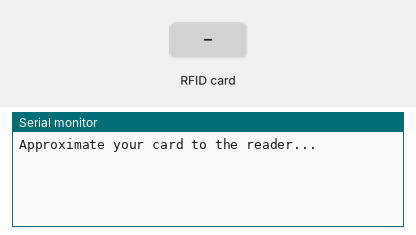
Simulated run of this sketch. Board: Arduino Uno, built with avr-gcc and run on an emulated ATmega328P. Shown: the last lines printed to the serial monitor. Inputs (shaded band) come from the test bench.

Above: at 1.2 s.
1.3 s: RFID card 19 60 C1 98 held to the reader
At 2.5 s:
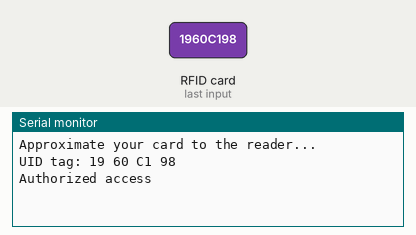
2.8 s: RFID card 5E 7A 19 C4 held to the reader
At 4.2 s:
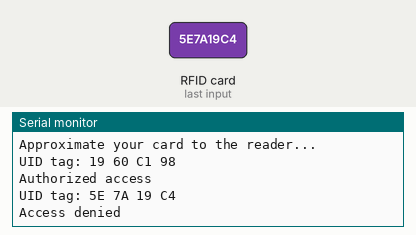

Measured:
- after the input at 1.3 s, the serial monitor: prints a new line at once (image 1)
- after the input at 2.8 s, the serial monitor: prints a new line at once (image 2)

The sketch:

RFID_validator_with_LED.ino
```cpp
/*
 *
 * All the resources for this project: https://randomnerdtutorials.com/
 * Modified by Rui Santos
 *
 * Created by FILIPEFLOP
 *
 */

#include <SPI.h>
#include <MFRC522.h>
#include <LiquidCrystal.h>

#define RST_PIN         9          // Configurable, see typical pin layout above
#define SS_PIN          10
MFRC522 mfrc522(SS_PIN, RST_PIN);   // Create MFRC522 instance.
//int leds = A2;
//int ledw = A3;
//int lede = A1;
int brightness = 0;
int fadeAmount = 5;


void setup()
{

  Serial.begin(115200);   // Initiate a serial communication
  SPI.begin();      // Initiate  SPI bus
  mfrc522.PCD_Init();   // Initiate MFRC522
  Serial.println("Approximate your card to the reader...");
  Serial.println();
  //pinMode(leds, OUTPUT);
  //pinMode(ledw, OUTPUT);
  //pinMode(lede, OUTPUT);
}
void loop()
{


  //analogWrite(ledw, brightness);
  brightness = brightness + fadeAmount;

  // reverse the direction of the fading at the ends of the fade:
  if (brightness <= 0 || brightness >= 255) {
    fadeAmount = -fadeAmount;
  }


  // Look for new cards
  if ( ! mfrc522.PICC_IsNewCardPresent())
  {
    return;
  }
  // Select one of the cards
  if ( ! mfrc522.PICC_ReadCardSerial())
  {
    return;
  }
  //Show UID on serial monitor

  Serial.print("UID tag:");
  String content= "";
  byte letter;
  for (byte i = 0; i < mfrc522.uid.size; i++)
  {
     Serial.print(mfrc522.uid.uidByte[i] < 0x10 ? " 0" : " ");
     Serial.print(mfrc522.uid.uidByte[i], HEX);

     content.concat(String(mfrc522.uid.uidByte[i] < 0x10 ? " 0" : " "));
     content.concat(String(mfrc522.uid.uidByte[i], HEX));
  }
  Serial.println();

  content.toUpperCase();
  if (content.substring(1) == "19 60 C1 98") //change here the UID of the card/cards that you want to give access
  { //digitalWrite(ledw, LOW);

    Serial.println("Authorized access");
    //digitalWrite(leds, HIGH);
    Serial.println();
    delay(1000);

  }

 else   {


    //digitalWrite(ledw, LOW);
    Serial.println("Access denied");
    //digitalWrite(lede, HIGH);
    delay(1000);

  }
  //digitalWrite(leds, LOW);
  //digitalWrite(lede, LOW);
}
```
